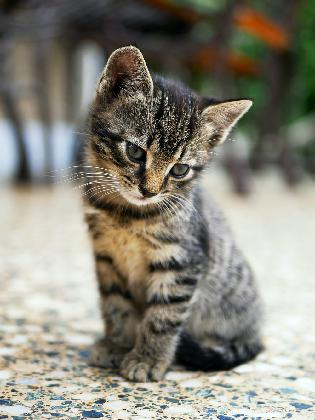
#> input picture Day 39/resized_nearest.jpg, 315 x 420 px
$ jupyter execute BorderImage.ipynb
#> lines starting #> are read from the running program, lines starting #| are printed output that depends on the picture
[cell 1]
from PIL import Image
import numpy as np
import pandas as pd
import cv2

[cell 2]
import cv2

[cell 3]
img = cv2.imread('resized_nearest.jpg')
#> img is the input picture: shape (420, 315, 3); mean B, G, R 122, 133.6, 136.1

[cell 4]
img.size
#> Out = 396900

[cell 5]
len(img)
#> Out = 420

[cell 6]
len(img[0])
#> Out = 315

[cell 7]
len(img[0][0])
#> Out = 3

[cell 8]
borderoutput = cv2.copyMakeBorder(
    img, 20, 20, 20, 20, cv2.BORDER_CONSTANT, value=[0, 0, 0])
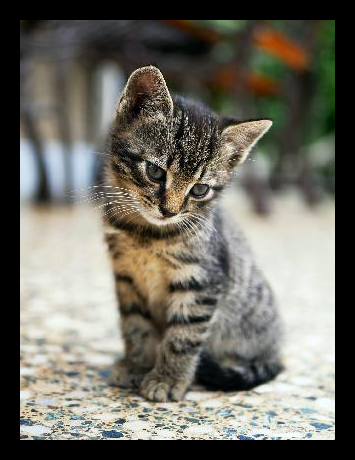
#> borderoutput: shape (460, 355, 3); mean B, G, R 98.9, 108.3, 110.2

[cell 9]
cv2.imwrite('output.png', borderoutput)
#> Out = True

[cell 10]
print(len(borderoutput))
#| 460
print(len(borderoutput[0]))
#| 355
print(len(borderoutput[0][0]))
#| 3

[cell 11]
type(borderoutput)

[cell 12]
borderoutput.shape
#> Out = (460, 355, 3)

[cell 13]
borderoutput[0][0][0]
#> Out = 0

[cell 14]
borderoutput[0][0:355]
#> Out = 355 rows, first 8: [0, 0, 0], [0, 0, 0], [0, 0, 0], [0, 0, 0], [0, 0, 0], [0, 0, 0], [0, 0, 0], [0, 0, 0]

[cell 15]
borderoutput.shape[0]
#> Out = 460

[cell 16]
borderoutput.shape[1]
#> Out = 355

[cell 17]
borderoutput.shape[2]
#> Out = 3

[cell 18]
bd_diff = borderoutput.reshape((borderoutput.shape[0]*borderoutput.shape[1]), borderoutput.shape[2])

[cell 19]
bd_diff.shape
#> Out = (163300, 3)

[cell 20]
import pandas as pd
df = pd.DataFrame(bd_diff, columns = ['c1', 'c2', 'c3'])
#> df = table of 163300 rows and 3 columns

[cell 21]
df
#> Out = table of 163300 rows and 3 columns
